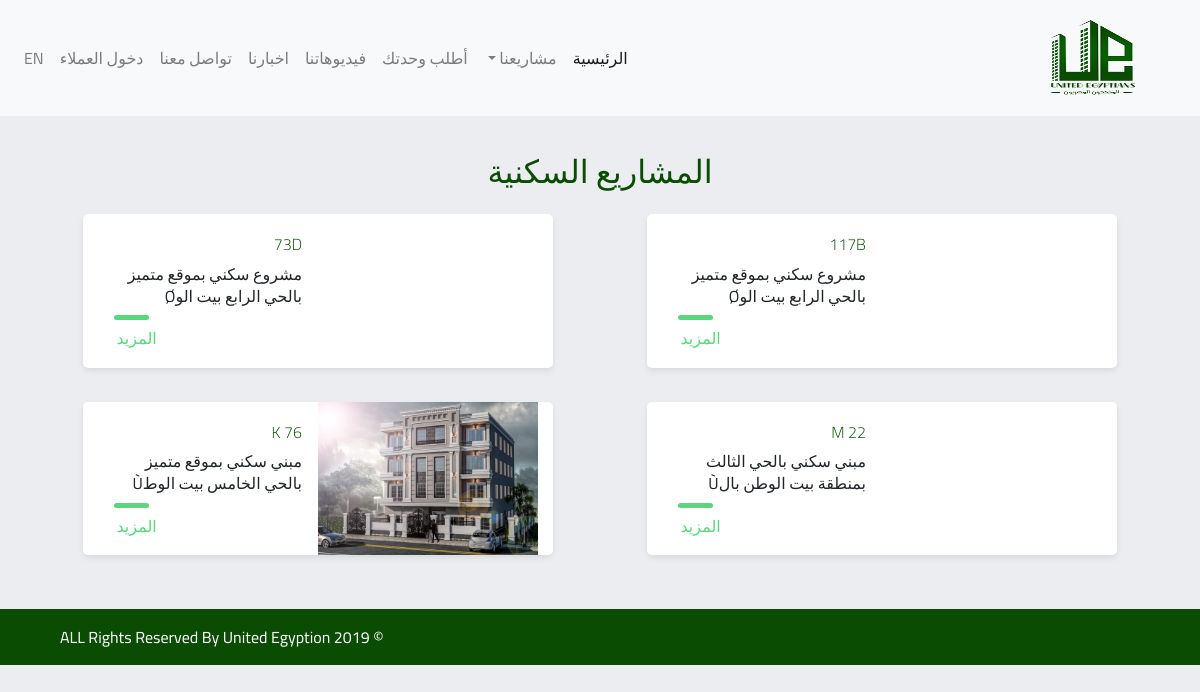
The app's page /ar/our-projects.php with its own data.
### tables this page shows
CREATE TABLE `housing` (
  `id` int(11) NOT NULL,
  `enname` text NOT NULL,
  `arname` text NOT NULL,
  `enplace` text NOT NULL,
  `arplace` text NOT NULL,
  `partnum` text NOT NULL,
  `endescrip` text NOT NULL,
  `ardescrip` text NOT NULL,
  `floors` int(11) NOT NULL,
  `garage` int(11) NOT NULL,
  `grageprice` double NOT NULL,
  `cover` text NOT NULL,
  `brochure` text NOT NULL,
  `auth` text NOT NULL,
  `areaNum` text NOT NULL,
  `areaText` text NOT NULL,
  `code` text NOT NULL,
  `bahry` text NOT NULL,
  `shary` text NOT NULL,
  `ably` text NOT NULL,
  `grby` text NOT NULL
);

### ar/our-projects.php (the view, shortened to what this page needs)
<?php
require "../panel/production/db.php";
?>
<?php require 'head.php';?>
<?php require 'nav.php';?>
<section class="projects ">
    <h2 class="main-color text-center">المشاريع السكنية</h2>
    <div class="container">
        <div class="row" style="justify-content:space-between">
        <?php
    $qs="SELECT * FROM `housing` ORDER BY `id` DESC";
    $qruns=mysqli_query($connection,$qs);
    while($rowss=mysqli_fetch_array($qruns)){
    echo '
    <div class="blog-card col-md-5 col-12 ">
    <div class="meta">
      <div class="photo" style="background-image: url(../'.$rowss[cover].')"></div>
      <ul class="details text-right">
        <li class="author">'.$rowss[arname].'</li>
        <li class="date">'.$rowss[arplace].'</li>
      </ul>
    </div>
    <div class="description text-right">
      <h2 class="main-color">'.$rowss[arname].'</h2>
      <div>'.substr($rowss[endescrip],0,80).'</div>
      <p class="read-more">
        <a href="project.php?pro='.$rowss[enname].'">المزيد</a>
      </p>
    </div>
  </div>
        ';
    }
    ?>
        </div>
    </div>
    </section>
<?php require 'footer.php';?>

### ar/css/style.css (style rules this page uses)
body , html { direction: rtl; }
* { font-family: 'Cairo', sans-serif; }
.main-color, .nav-link { color: #094c02; }
@media only screen and (-webkit-min-device-pixel-ratio: 1) { * { -webkit-box-sizing: border-box; box-sizing: border-box; } }
* { margin: 0; padding: 0; }
body { font-family: 'Cairo', sans-serif;;background-color: #ECEDF0; }
a { text-decoration: none !important; }
ul , li { list-style: none; }
.projects , .section-container { padding: 3%; }
.blog-card { display: flex; flex-direction: column; margin: 1rem auto; box-shadow: 0 3px 7px -1px rgba(0, 0, 0, 0.1); margin-bottom: 1.6%; background: #fff; line-height: 1.4; font-family: 'Cairo', sans-serif;; border-radius: 5px; overflow: hidden; z-index: 0; }
.blog-card a { color: inherit; }
.blog-card .meta { position: relative; z-index: 0; height: 200px; }
.blog-card .photo { position: absolute; top: 0; right: 0; bottom: 0; left: 0; background-size: cover; background-position: center; transition: -webkit-transform .2s; transition: transform .2s; transition: transform .2s, -webkit-transform .2s; }
.blog-card .details, .blog-card .details ul { margin: auto; padding: 0; list-style: none; }
.blog-card .details { position: absolute; top: 0; bottom: 0; left: -100%; margin: auto; transition: left .2s; background: rgba(0, 0, 0, 0.6); color: #fff; padding: 10px; width: 100%; font-size: .9rem; }
.blog-card .details .author:before { font-family: FontAwesome; margin-right: 10px; content: "\f007"; }
.blog-card .details .date:before { font-family: FontAwesome; margin-right: 10px; content: "\f133"; }
.blog-card .description { padding: 1rem; background: #fff; position: relative; z-index: 1; }
.blog-card .description h1, .blog-card .description h2 { font-family: 'Cairo', sans-serif;; }
.blog-card .description h2 { font-size: 1rem; font-weight: 300; text-transform: uppercase; margin-top: 5px; }
.blog-card .description .read-more { text-align: left; }
.blog-card .description .read-more a { color: #5ad67d; display: inline-block; position: relative; }
.blog-card .description .read-more a:after { content: "\f061"; font-family: FontAwesome; margin-left: -10px; opacity: 0; vertical-align: middle; transition: margin .3s, opacity .3s; }
.blog-card p { position: relative; margin: 1rem 0 0; }
.blog-card p:first-of-type { margin-top: 1.25rem; }
.blog-card p:first-of-type:before { content: ""; position: absolute; height: 5px; background: #5ad67d; width: 35px; left: 0; top: -0.75rem; border-radius: 3px; }
@media (min-width: 640px) { .blog-card { flex-direction: row; max-width: 700px; } }
@media (min-width: 640px) { .blog-card .meta { flex-basis: 50%; height: auto; } }
@media (min-width: 640px) { .blog-card .description { flex-basis: 50%; } }
@media (min-width: 640px) { .blog-card .description:before { -webkit-transform: skewX(-3deg); transform: skewX(-3deg); content: ""; background: #fff; width: 30px; position: absolute; left: -10px; top: 0; bottom: 0; z-index: -1; } }

### records on screen
housing: arname "117B", endescrip "مشروع سكني بموقع متميز بالحي الرابع بيت الوØ"
housing: arname "73D", endescrip "مشروع سكني بموقع متميز بالحي الرابع بيت الوØ"
housing: arname "22 M", endescrip "مبني سكني بالحي الثالث بمنطقة بيت الوطن بالÙ"
housing: cover (picture), arname "76 K", endescrip "مبني سكني بموقع متميز بالحي الخامس بيت الوطÙ"
